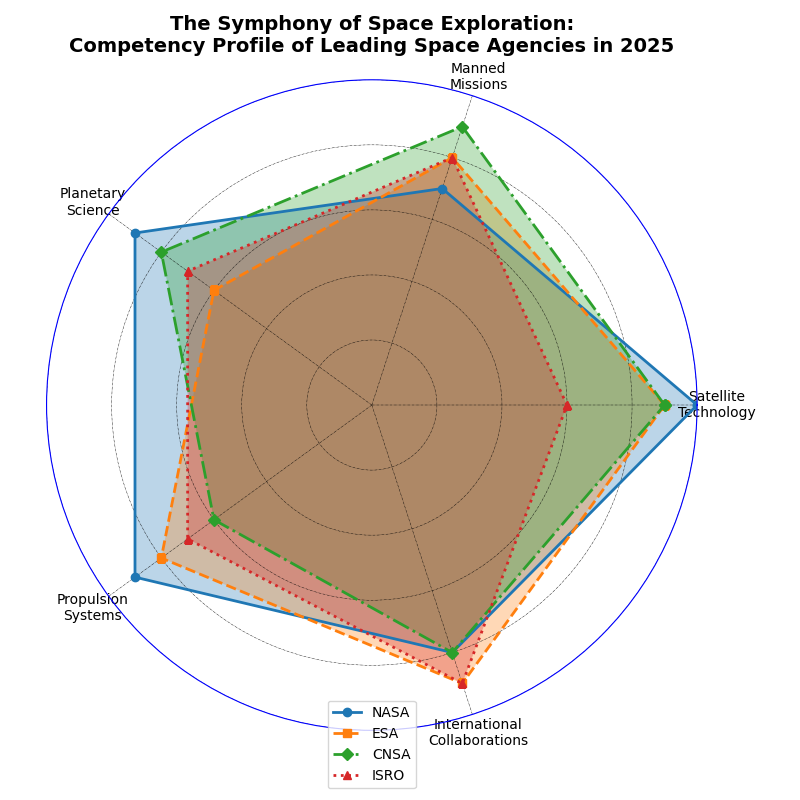

This chart was generated by the following Python code:
import matplotlib.pyplot as plt
import numpy as np

agencies = ['NASA', 'ESA', 'CNSA', 'ISRO']
domains = ['Satellite\nTechnology', 'Manned\nMissions', 'Planetary\nScience', 
           'Propulsion\nSystems', 'International\nCollaborations']

# Altered competency scores for each agency
competency_scores = np.array([
    [10, 7, 9, 9, 8],  # NASA
    [9, 8, 6, 8, 9],   # ESA
    [9, 9, 8, 6, 8],   # CNSA
    [6, 8, 7, 7, 9]    # ISRO
])

num_vars = len(domains)
angles = np.linspace(0, 2 * np.pi, num_vars, endpoint=False).tolist()
angles += angles[:1]

fig, ax = plt.subplots(figsize=(8, 8), subplot_kw=dict(polar=True))
ax.set_ylim(0, 10)

marker_styles = ['o', 's', 'D', '^']
line_styles = ['-', '--', '-.', ':']

for i, agency in enumerate(agencies):
    values = competency_scores[i].tolist()
    values += values[:1]
    
    ax.fill(angles, values, alpha=0.3)
    ax.plot(angles, values, marker=marker_styles[i], linestyle=line_styles[i], linewidth=2, label=agency)

ax.set_yticklabels([])
ax.set_xticks(angles[:-1])
ax.set_xticklabels(domains, fontsize=10, ha='center')

ax.spines['polar'].set_color('blue')
ax.grid(True, color='black', linestyle='-.', linewidth=0.3)

plt.title('The Symphony of Space Exploration:\nCompetency Profile of Leading Space Agencies in 2025',
          fontsize=14, fontweight='bold', pad=20)
plt.legend(loc='lower center', bbox_to_anchor=(0.5, -0.1), fontsize=10)

plt.tight_layout()
plt.show()
